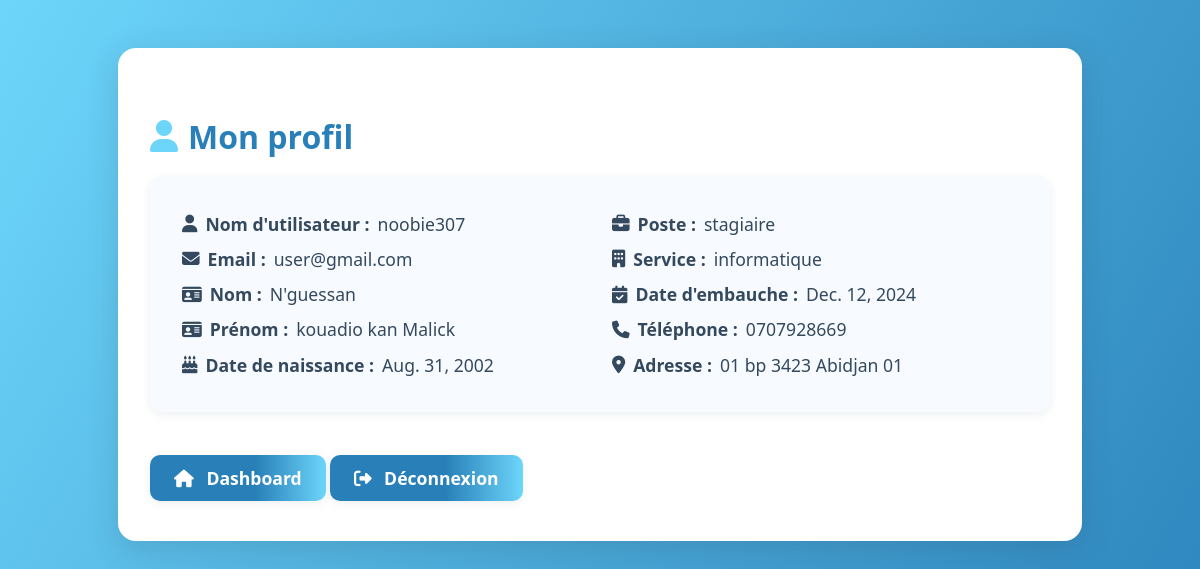
Screenshot of /accounts/employe/profil/ (signed in) with the database file from the repository.
### personnel/models.py (models this page shows, shortened)
class Employe(models.Model):
    user = models.OneToOneField(User, on_delete=models.CASCADE, null=True, blank=True)
    nom = models.CharField(max_length=100)
    prenom = models.CharField(max_length=100)
    date_naissance = models.DateField(null=True, blank=True)
    poste = models.CharField(max_length=100,null=True, blank=True)
    service = models.CharField(max_length=100, null=True, blank=True)
    date_embauche = models.DateField(null=True, blank=True)
    email = models.EmailField(unique=True, null=True, blank=True)
    telephone = models.CharField(max_length=20, null=True, blank=True)
    adresse = models.TextField(null=True, blank=True)

### accounts/views.py (the view)
# urls.py: path('employe/profil/', views.employe_profil, name='employe_profil'),
@login_required
def employe_profil(request):
    employe = None
    try:
        employe = request.user.employe
    except Exception:
        pass
    return render(request, 'accounts/employe_profil.html', {
        'user': request.user,
        'employe': employe
    })

### accounts/templates/accounts/employe_profil.html (shortened to what this page needs)
<!DOCTYPE html>
<html lang="fr">
<head>
    {% load static %}
    <link rel="stylesheet" href="https://cdnjs.cloudflare.com/ajax/libs/font-awesome/6.4.0/css/all.min.css">
    <link rel="stylesheet" href="{% static 'accounts/employe_profil.css' %}">
</head>
<body>
    <div class="container">
        <h2><i class="fas fa-user"></i> Mon profil</h2>
        <div class="profile-info" style="display: flex; flex-wrap: wrap; gap: 1.5rem;">
            <div style="flex: 1 1 220px; min-width: 220px;">
                <p><i class="fas fa-user"></i> <strong>Nom d'utilisateur :</strong> {{ user.username }}</p>
                <p><i class="fas fa-envelope"></i> <strong>Email :</strong> {{ user.email }}</p>
                {% if employe %}
                    <p><i class="fas fa-id-card"></i> <strong>Nom :</strong> {{ employe.nom }}</p>
                    <p><i class="fas fa-id-card"></i> <strong>Prénom :</strong> {{ employe.prenom }}</p>
                    <p><i class="fas fa-birthday-cake"></i> <strong>Date de naissance :</strong> {{ employe.date_naissance }}</p>
                {% endif %}
            </div>
            <div style="flex: 1 1 220px; min-width: 220px;">
                {% if employe %}
                    <p><i class="fas fa-briefcase"></i> <strong>Poste :</strong> {{ employe.poste }}</p>
                    <p><i class="fas fa-building"></i> <strong>Service :</strong> {{ employe.service }}</p>
                    <p><i class="fas fa-calendar-check"></i> <strong>Date d'embauche :</strong> {{ employe.date_embauche }}</p>
                    <p><i class="fas fa-phone"></i> <strong>Téléphone :</strong> {{ employe.telephone }}</p>
                    <p><i class="fas fa-map-marker-alt"></i> <strong>Adresse :</strong> {{ employe.adresse }}</p>
                {% else %}
                    <p>Profil employé non renseigné.</p>
                {% endif %}
            </div>
        </div>
        <a href="{% url 'dashboard_employe' %}" class="logout-link"> <i class="fas fa-home"></i> Dashboard </a>
        <a href="{% url 'logout' %}" class="logout-link"><i class="fas fa-sign-out-alt"></i> Déconnexion</a>
    </div>
</body>
</html>

### accounts/static/accounts/employe_profil.css (style rules this page uses)
.profile-info p { font-size: 1.18rem; color: #34495e; margin-bottom: 0.7rem; display: flex; align-items: center; gap: 8px; }
body { margin: 0; font-family: 'Segoe UI', Arial, sans-serif; background: linear-gradient(120deg, #6dd5fa 0%, #2980b9 100%); min-height: 100vh; }
.container { max-width: 600px; margin: 3rem auto; background: #fff; border-radius: 18px; box-shadow: 0 8px 32px rgba(44, 62, 80, 0.18); padding: 2.5rem 2rem; text-align: left; }
.container { max-width: 900px; margin: 3rem auto; background: #fff; border-radius: 18px; box-shadow: 0 8px 32px rgba(44, 62, 80, 0.18); padding: 2.5rem 2rem; text-align: left; }
h2 { color: #2980b9; font-size: 2rem; font-weight: 700; margin-bottom: 1.2rem; display: flex; align-items: center; gap: 10px; }
h2 i { color: #6dd5fa; font-size: 2rem; }
.profile-info { background: #f7faff; border-radius: 12px; box-shadow: 0 2px 8px rgba(44, 62, 80, 0.09); padding: 1.5rem 2rem; margin-bottom: 1.5rem; }
.profile-info p { font-size: 1.1rem; color: #34495e; margin: 0.7rem 0; }
.logout-link { display: inline-block; background: linear-gradient(90deg, #2980b9 60%, #6dd5fa 100%); color: #fff; border-radius: 10px; padding: 0.7rem 1.5rem; font-size: 1.1rem; font-weight: 600; text-decoration: none; box-shadow: 0 2px 8px rgba(44, 62, 80, 0.09); transition: background 0.2s; margin-top: 1.2rem; }
.logout-link i { margin-right: 8px; }

### rows the page displays
Employe: nom "N'guessan", prenom "kouadio kan Malick", date_naissance "Aug. 31, 2002", poste "stagiaire", service "informatique", date_embauche "Dec. 12, 2024", telephone "0707928669", adresse "01 bp 3423 Abidjan 01"

### other values shown
{{ user.username }} "noobie307"
{{ user.email }} "user@gmail.com"
